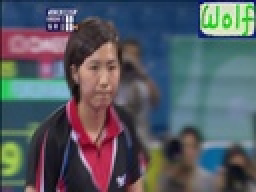
%> input picture release/0.jpg, 128 x 96 px, shrunk from 640 x 480 before the run (shown 2 times larger)
$ octave corrSlide.m   (GNU Octave 9; MATLAB toolbox functions it lacks are replaced by stand-ins)
%> lines starting %> are read from the running program, lines starting %| are printed output that depends on the picture
### release/get_identical_pixel.m
% take 2 images, measure the number of pixels which are identical
function [id_pixel] = get_identical_pixel(img1, img2)
[height, width, channel] = size(img1);
id_pixel = 0;
for w = 1:1:width
    for h = 1:1:height
        diff = img1(h,w,1) - img2(h,w,1);
        if(diff == 0)
            id_pixel = id_pixel + 1;
        end
    end
end

id_pixel = double(id_pixel);
id_pixel = id_pixel / (height*width);

### release/spgl1-1.6/corrSlide.m
% slide 2 image extract only the overlap part
img1 = imread('0.jpg');
%> img1 is the input picture: size 96x128x3 uint8; mean R, G, B 86.7, 91.9, 99.5
img2 = imread('2.jpg');
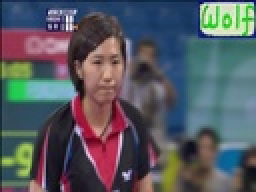
%> input picture release/2.jpg, 128 x 96 px, shrunk from 640 x 480 before the run (shown 2 times larger)
%> img2 is the input picture: size 96x128x3 uint8; mean R, G, B 86.6, 90, 96.9
[height, width, channel] = size(img1);
%> height = 96; width = 128; channel = 3

bin = zeros(width-1,1);
% img1 to slide
for slide = 1:1:width-1
    overlap_width = width - slide;
    overlap1 = img1(:, 1:overlap_width, 1);
    overlap2 = img2(:, slide+1:width, 1);
    count = get_identical_pixel(overlap1, overlap2);
    bin(slide, 1) = count;
end
%> this loop made 127 passes
%> count on passes 1 to 12: 0.496, 0.494, 0.492, 0.492, 0.494, 0.495, 0.497, 0.502, 0.518, 0.521, 0.517, 0.512
%> pass 1, `overlap1 = img1(:, 1:overlap_width, 1);`:
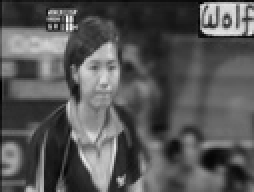
%> overlap1: size 96x127 uint8 (shown 2 times larger); min 0, max 255, mean 86.8
%> pass 1, `overlap2 = img2(:, slide+1:width, 1);`:
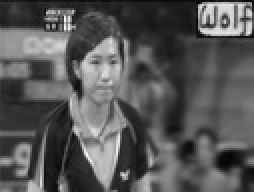
%> overlap2: size 96x127 uint8 (shown 2 times larger); min 0, max 254, mean 87
%> pass 2, `overlap1 = img1(:, 1:overlap_width, 1);`:
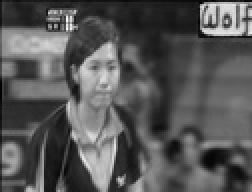
%> overlap1: size 96x126 uint8 (shown 2 times larger); min 0, max 255, mean 86.7
%> pass 2, `overlap2 = img2(:, slide+1:width, 1);`:
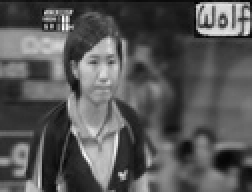
%> overlap2: size 96x126 uint8 (shown 2 times larger); min 0, max 254, mean 87
%> after the loop, bin = 127 values, max 0.708 at index 127, min 0.396 at index 68, mean 0.505

figure
plot(bin, 'b');
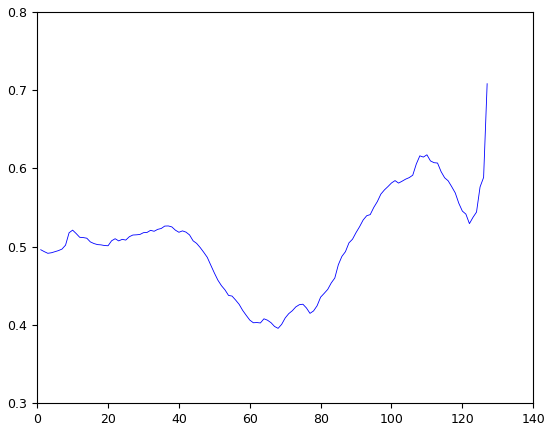
%> figure redrawn from the program's plot data; curve peaks at x = 127, y = 0.708
